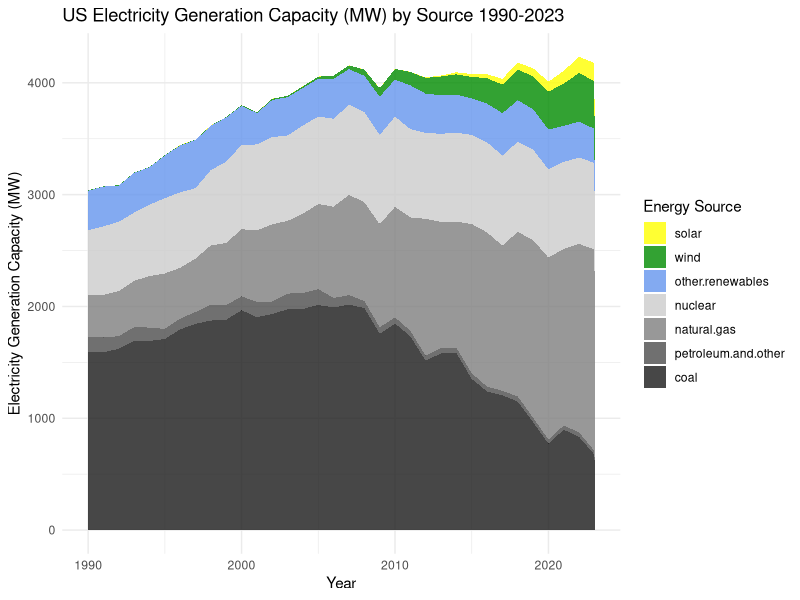
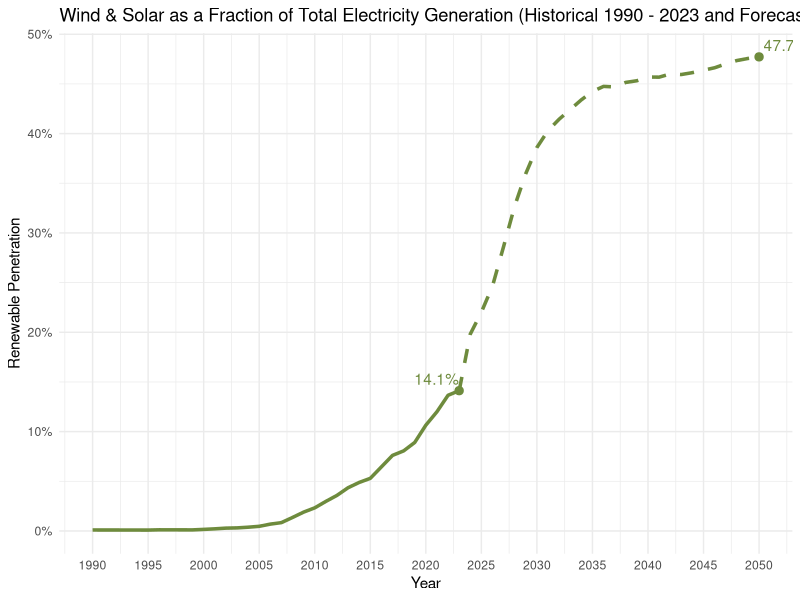
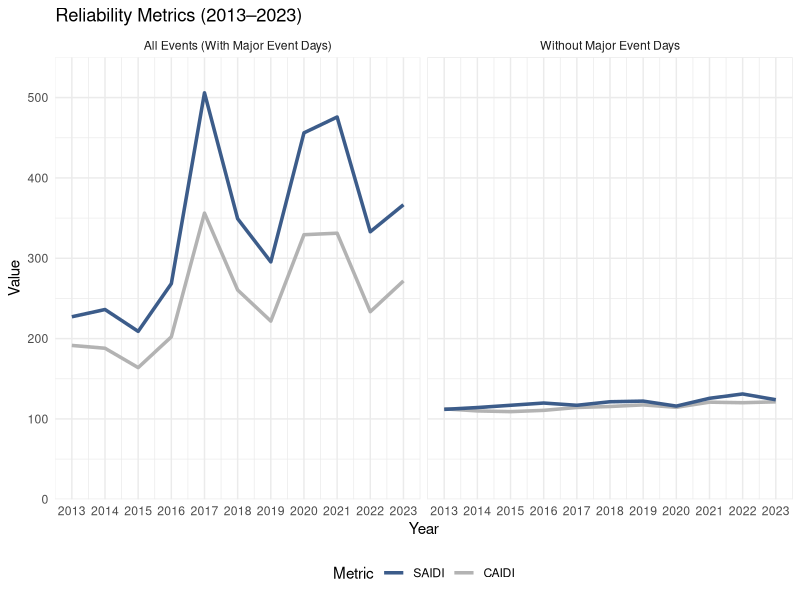
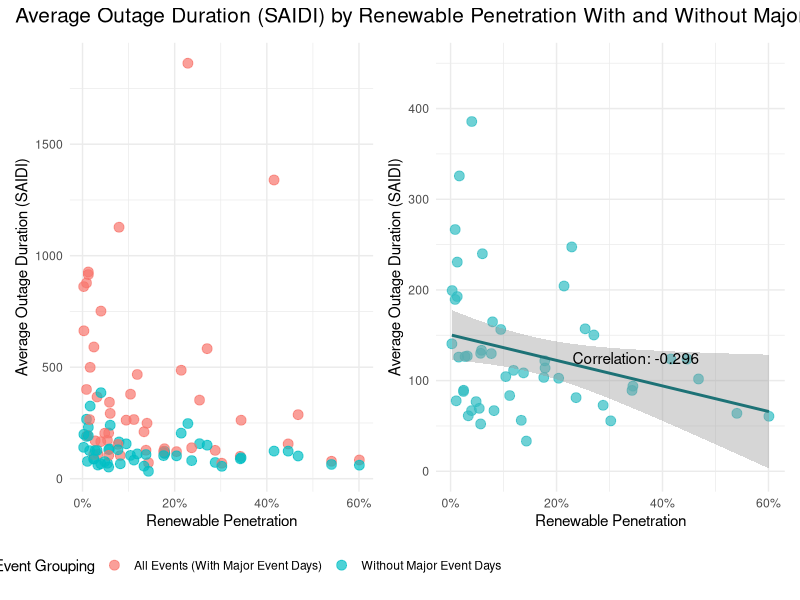
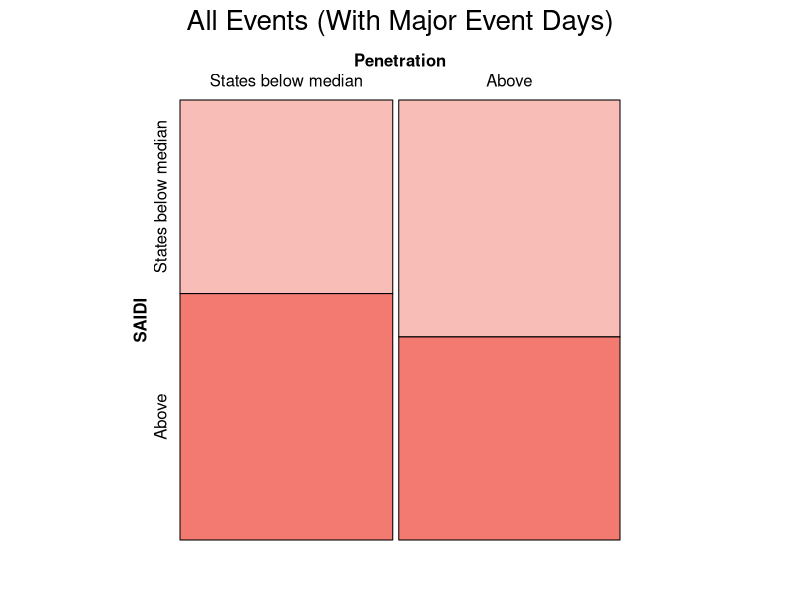
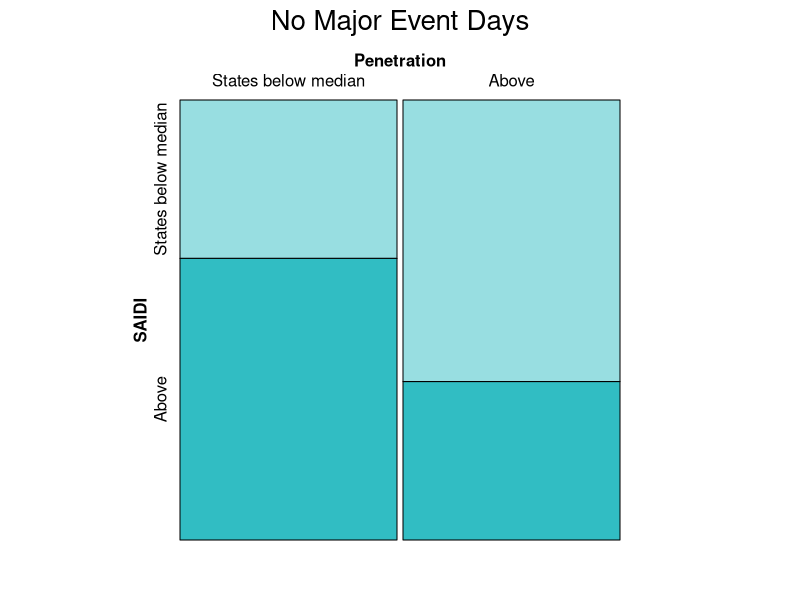
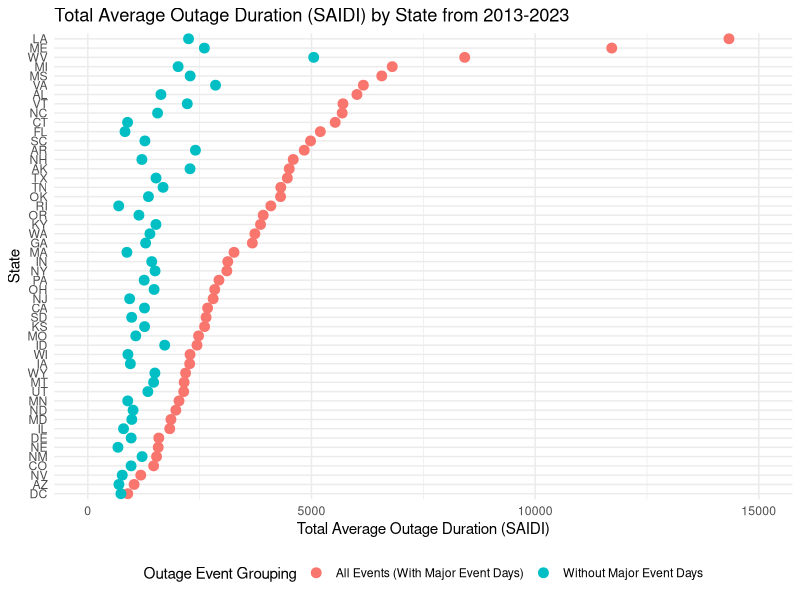
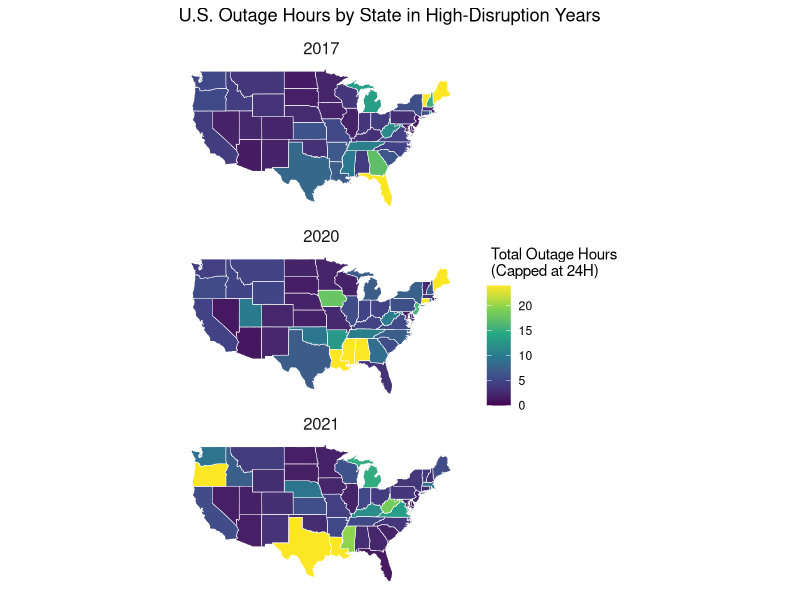

The R source for these figures, in order:
## ---- chunk 1
suppressPackageStartupMessages(library(ggplot2))
suppressPackageStartupMessages(library(dplyr))
suppressPackageStartupMessages(library(tidyr))
suppressPackageStartupMessages(library(scales))
suppressPackageStartupMessages(library(sf))
suppressPackageStartupMessages(library(maps))
suppressPackageStartupMessages(library(viridis))
suppressPackageStartupMessages(library(readr))
suppressPackageStartupMessages(library(vcd))
suppressPackageStartupMessages(library(patchwork))
suppressPackageStartupMessages(library(gridExtra))
## ---- chunk 2
us_gen_data <- read.csv("US_generation.csv")

colnames(us_gen_data)[1] <- "Year"

us_gen_data <- us_gen_data |>
  filter(Year >= 1990)

data1_long <- us_gen_data |>
  select(Year, wind, solar, `coal`, `natural.gas`, `nuclear`, `other.renewables`, `petroleum.and.other`) |>
  pivot_longer(cols = -Year, names_to = "Energy_Source", values_to = "Generation")

# Set factor levels (wind and solar at the top)
data1_long$Energy_Source <- factor(data1_long$Energy_Source, 
                                  levels = c("solar","wind","other.renewables", "nuclear", "natural.gas",
                                             "petroleum.and.other", "coal"))
# Area Chart
ggplot(data1_long, aes(x = Year, y = Generation, fill = Energy_Source)) +
  geom_area(alpha = 0.8, position = "stack") +
  scale_fill_manual(values = c("coal" = "gray10", 
                               "natural.gas" = "gray50", 
                               "nuclear" = "gray80", 
                               "other.renewables" = "cornflowerblue", 
                               "petroleum.and.other" = "gray30",
                               "wind" = "green4",
                               "solar" = "yellow")) +
  labs(title = "US Electricity Generation Capacity (MW) by Source 1990-2023",
       x = "Year",
       y = "Electricity Generation Capacity (MW)",
       fill = "Energy Source") +
  theme_minimal()
## ---- chunk 3

# Add a new column to calculate the fraction of wind + solar generation
data2 <- us_gen_data |>
  mutate(
    Total_Generation = wind + solar + coal + natural.gas + nuclear + other.renewables + petroleum.and.other,
    Wind_Solar_Fraction = (wind + solar) / Total_Generation
  )

# Find the last data point
last_point <- data2 |> filter(Year == max(Year))

# Load and prepare the forecast data in R
forecast <- read.csv("Renewable_Energy_Forecast.csv") |>
  select(Year, Solar_Wind_Fraction) |>
  rename(Solar_Wind_Fraction = Solar_Wind_Fraction)

# Combine the historical and forecast data for plotting
combined_data <- bind_rows(
  data2 |> select(Year, Wind_Solar_Fraction) |> rename(Fraction = Wind_Solar_Fraction),
  forecast |> rename(Fraction = Solar_Wind_Fraction)
)

# Find the last data point
last_point2 <- forecast |> filter(Year == max(Year))

# Plot with the forecast
ggplot(data2, aes(x = Year, y = Wind_Solar_Fraction)) +
  geom_line(color = "darkolivegreen4", linewidth = 1.2) +
  geom_line(data = forecast, aes(x = Year, y = Solar_Wind_Fraction),
            color = "darkolivegreen4", linetype = "dashed", linewidth = 1.2) +
  geom_point(data = last_point, aes(x = Year, y = Wind_Solar_Fraction), 
             size = 2.5, color = "darkolivegreen4") +
  geom_text(data = last_point, aes(label = scales::percent(Wind_Solar_Fraction, accuracy = 0.1)),
            vjust = -0.5, hjust = 1, color = "darkolivegreen4") +
  geom_text(data = forecast |> filter(Year == 2050),
            aes(x = Year, y = Solar_Wind_Fraction,
                label = scales::percent(Solar_Wind_Fraction, accuracy = 0.1)),
            vjust = -0.5, hjust = -0.1, color = "darkolivegreen4") + 
 geom_point(data = last_point2, aes(x = Year, y = Solar_Wind_Fraction), 
             size = 2.5, color = "darkolivegreen4") +
  labs(title = "Wind & Solar as a Fraction of Total Electricity Generation (Historical 1990 - 2023 and Forecast 2024-2050)",
       x = "Year",
       y = "Renewable Penetration") +
  theme_minimal() +
  scale_y_continuous(labels = scales::percent_format())+
  scale_x_continuous(breaks = seq(1990, 2050, by = 5)) 
## ---- chunk 4

t1_reliability <- read.csv("T1_Reliability.csv")

t1_reliability <- t1_reliability |>
   filter(`Event_Category` %in% c("IEEE_All_Events", "IEEE_No_Major_Events"))

t1_reliability$Year <- as.integer(t1_reliability$Year)

# Reshape the data to a long format for plotting
data3_long <- t1_reliability  |>
  pivot_longer(cols = c(SAIDI, CAIDI), names_to = "Metric", values_to = "Value")

# Plot the line graph faceted by Event Category
ggplot(data3_long, aes(x = Year, y = Value, color = Metric)) +
  geom_line(linewidth = 1.2) +
  scale_x_continuous(breaks = seq(2013, 2023, 1)) +
  scale_y_continuous(limits = c(0, 550), expand = c(0, 0)) + 
  scale_color_manual(values = c("SAIDI" = '#3c5c8a',"CAIDI" = 'gray70'),
                     breaks = c("SAIDI","CAIDI")) +
  labs(title = "Reliability Metrics (2013–2023)",
       x = "Year",
       y = "Value",
       color = "Metric") +
  facet_wrap(~ `Event_Category`,
             labeller = labeller(`Event_Category` = c("IEEE_All_Events" = "All Events (With Major Event Days)",
                                                      "IEEE_No_Major_Events" = "Without Major Event Days"))) +
  theme_minimal() +
  theme(legend.position = 'bottom')
## ---- chunk 5
# Load reliability metrics (SAIDI) from 2013-2023 by state
t4_rbs <- read_csv("T4_ReliabilityByState.csv")

# Pivot longer by state and filter to IEEE All Events
data_rbs <- t4_rbs |>
  pivot_longer(cols = c('CT':'HI'),names_to = 'state', values_to = 'SAIDI') |>
  filter(Method == 'IEEE',
         Event_Grouping == 'All Events (With Major Event Days)')

# Create 2023-only version with major event days
rbs_2023 <- data_rbs |>
  filter(Census_Division == '2023') |>
  select(state, SAIDI)

# Create 2023-only version without major event days
rbs_2023_no_major <- t4_rbs |>
  pivot_longer(cols = c('CT':'HI'),names_to = 'state', values_to = 'SAIDI') |>
  filter(Method == 'IEEE',
         Event_Grouping == 'Without Major Event Days',
         Census_Division == '2023') |>
  select(state, SAIDI)

# Load renewable penetration from 2023 by state
state_generation_2023 <- read_csv('state_generation_2023.csv')

# Calculate generation by energy type by state
state_generation_2023 <- state_generation_2023 |>
  group_by(state, source) |>
  summarise(generation = sum(generation))

# Derive renewable penetration from generation
state_pen_2023 <- state_generation_2023 |>
  pivot_wider(names_from = source, values_from = generation, values_fill = 0) |>
  mutate(total_gen = coal + natural.gas + other.renewables + petroleum.and.other + solar + wind + nuclear,
         wind_solar = wind + solar,
         w_s_pen = wind_solar/total_gen)

# Create combo dataset that disregards event grouping type
rbs_2023_combo <- t4_rbs |>
  pivot_longer(cols = c('CT':'HI'),names_to = 'state', values_to = 'SAIDI') |>
  filter(Method == 'IEEE',
         Event_Grouping %in% c('Without Major Event Days','All Events (With Major Event Days)'),
         Census_Division == '2023') |>
  select(state, SAIDI, Event_Grouping)

# Join reliability (SAIDI) with renewable penetration by state with major event days
scatter_state_2023 <- state_pen_2023 |>
  left_join(rbs_2023, by = 'state') |>
  select(state, w_s_pen, SAIDI)

# Join reliability (SAIDI) with renewable penetration by state without major event days
scatter_state_2023_no_major <- state_pen_2023 |>
  left_join(rbs_2023_no_major, by = 'state') |>
  select(state, w_s_pen, SAIDI)

# Join reliability (SAIDI) with renewable penetration by state for combo version 
scatter_state_2023_combo <- state_pen_2023 |>
  left_join(rbs_2023_combo, by = 'state') |>
  select(state, w_s_pen, SAIDI, Event_Grouping)

# Store scatter plot colored by event grouping type
plot2 <- ggplot(data = scatter_state_2023_combo, mapping = aes(x = w_s_pen, y = SAIDI, color = Event_Grouping)) +
  geom_point(alpha = .7, size = 3) +
  # coord_cartesian(ylim = c(0,1850)) + 
  scale_x_continuous(labels = scales::percent_format()) +
  labs(x = "Renewable Penetration",
       y = "Average Outage Duration (SAIDI)",
       color = "Outage Event Grouping") +
  theme_minimal() +
  theme(legend.position = 'bottom')

# Get rid of Hawaii (NA) to calculate correlation coefficient
no_hawaii <-scatter_state_2023_no_major |>
  filter(state != 'HI')

# Calc corr coeff
cc <- cor(no_hawaii$w_s_pen, no_hawaii$SAIDI)

# Store second scatter plot, a version zoomed in on without major event days that includes a regression
plot3 <- ggplot(data = filter(scatter_state_2023_combo, Event_Grouping == 'Without Major Event Days'), mapping = aes(x = w_s_pen, y = SAIDI)) +
  geom_point(alpha = .7, size = 3, color = '#31bdc3') +
  geom_smooth(data = filter(scatter_state_2023_combo, Event_Grouping == 'Without Major Event Days'),
              method = 'lm',
              color = '#1d7276') +
  annotate("text", x = .35, y = 125, label = paste("Correlation:", round(cc, 3))) +
  coord_cartesian(ylim = c(0, 450)) +
  scale_x_continuous(labels = scales::percent_format()) +
  labs(x = "Renewable Penetration",
       y = "Average Outage Duration (SAIDI)") +
  theme_minimal()

# Patch plots together
plot2 + plot3 +
  plot_layout(widths = c(2, 2.3)) +
  plot_annotation(title = 'Average Outage Duration (SAIDI) by Renewable Penetration With and Without Major Events in 2023',
                  theme = theme(plot.title = element_text(size = 15)))
## ---- chunk 6
# Store median of renewable penetration and of SAIDI with major events
all_events_pen_med <- median(scatter_state_2023$w_s_pen)
all_events_SAIDI_med <- median(scatter_state_2023$SAIDI)

# Prep data with major events for mosaic plot
all_events_mos <- scatter_state_2023 |>
  mutate(Penetration = factor(if_else(w_s_pen >= all_events_pen_med, 'Above', 'States below median'),
                              levels = c('States below median','Above')),
         SAIDI = factor(if_else(SAIDI >= all_events_SAIDI_med, 'Above', 'States below median'),
                        levels = c('States below median','Above'))) |>
  select(-w_s_pen)

# Store median of renewable penetration and of SAIDI without major events
no_major_pen_med <- median(no_hawaii$w_s_pen)
no_major_SAIDI_med <- median(no_hawaii$SAIDI)

# Prep data without major events for mosaic plot
no_major_mos <- no_hawaii |>
  mutate(Penetration = factor(if_else(w_s_pen >= no_major_pen_med, 'Above', 'States below median'),
                              levels = c('States below median','Above')),
         SAIDI = factor(if_else(SAIDI >= no_major_SAIDI_med, 'Above', 'States below median'),
                        levels = c('States below median','Above'))) |>
  select(-w_s_pen)

# Create mosaic plots for both event grouping types
mosaic(SAIDI ~ Penetration, all_events_mos, direction = c("v", "h"),
       main = "All Events (With Major Event Days)",
       highlighting_fill = c('#f37a717F','#f37a71'))
mosaic(SAIDI ~ Penetration, no_major_mos, direction = c("v", "h"),
       main = 'No Major Event Days',
       highlighting_fill = c('#31bdc37F','#31bdc3'))
## ---- chunk 7
# Sum SAIDI across the decade of data with all major events
decade_SAIDI_all <- data_rbs |>
  filter(state != 'HI') |>
  group_by(state) |>
  summarise(SAIDI_all = sum(SAIDI))

# Sum SAIDI across the decade of data without major events
decade_SAIDI_nm <- t4_rbs |>
  pivot_longer(cols = c('CT':'HI'),names_to = 'state', values_to = 'SAIDI') |>
  filter(Method == 'IEEE',
         Event_Grouping == 'Without Major Event Days',
         state != 'HI') |>
  group_by(state) |>
  summarise(SAIDI_nm = sum(SAIDI))

# Join datasets
bar <- decade_SAIDI_all |>
  left_join(decade_SAIDI_nm, by = 'state')

# Order states by SAIDI with all major events
bar$state <- reorder(bar$state, bar$SAIDI_all)

# Create Cleveland dotplot colored by event grouping type
ggplot(bar, mapping = aes(y = state, x = SAIDI_all, color = 'All Events (With Major Event Days)')) +
  geom_point(size = 3) +
  geom_point(size = 3, mapping = aes(x = SAIDI_nm, color = 'Without Major Event Days')) +
  scale_x_continuous(limits = c(0, 15000)) +
  labs(x = 'Total Average Outage Duration (SAIDI)',
       y = 'State',
       title = 'Total Average Outage Duration (SAIDI) by State from 2013-2023',
       color = 'Outage Event Grouping') +
  theme_minimal() +
  theme(legend.position = 'bottom')
## ---- chunk 8

data5 <- read.csv("T4_ReliabilityByState.csv")
# State abbreviations and full names
state_abbrev <- tibble(
  state_full = tolower(state.name),
  state_abbrev = state.abb
)

filtered_data5 <- data5 |>
  filter(Method == "IEEE", 
         Event_Grouping == "All Events (With Major Event Days)",
         Census_Division %in% c(2017, 2020, 2021),
         !is.na(Census_Division)) |>
  select(-Method, -Event_Grouping, -HI, -AK)

# Reshape the data into a long format
long_data5 <- filtered_data5 |>
  pivot_longer(cols = -Census_Division, names_to = "state_abbrev", values_to = "value")

# Convert values from minutes to hours and cap at 24 hours
long_data5 <- long_data5 |>
  mutate(value = pmin(value / 60, 24)) 

# Load state geometries
us_states <- st_as_sf(maps::map("state", plot = FALSE, fill = TRUE))
us_states <- us_states |>
  mutate(state_full = ID) |>
  left_join(state_abbrev, by = c("state_full" = "state_full")) 

# Merge data with geometries
mapped_data <- us_states |>
  left_join(long_data5, by = c("state_abbrev" = "state_abbrev")) |>
  filter(state_abbrev != "DC")

# Plot the map with facets for Census Division
ggplot(data = mapped_data) +
  geom_sf(aes(fill = value), color = "white", lwd = 0.2) +
  scale_fill_viridis_c(option = "viridis", na.value = "gray80", limits = c(0, 24)) +
  labs(title = "U.S. Outage Hours by State in High-Disruption Years",
       fill = " Total Outage Hours\n (Capped at 24H)") +
  facet_wrap(~ Census_Division, ncol = 1) + # Facet by Census Division
  theme_minimal() +
  theme(
    axis.text = element_blank(),
    axis.ticks = element_blank(),
    panel.grid = element_blank(),
    strip.text = element_text(size = 12) 
  )
## ---- chunk 9
# Read the data
saidi_data <- read.csv("Texas_Daily_SAIDI.csv")

# Convert Date column to Date type
saidi_data$Date <- as.Date(saidi_data$Date, format = "%m/%d/%y")

highlight_period <- data.frame(
  xmin = as.Date("2021-02-10"),
  xmax = as.Date("2021-02-25"),
  ymin = -Inf,
  ymax = Inf,
  label = "Winter Storm Uri"
)

# Plot the data
ggplot(saidi_data, aes(x = Date, y = Daily.SAIDI)) +
  geom_rect(data = highlight_period, 
            aes(xmin = xmin, xmax = xmax, ymin = ymin, ymax = ymax, fill = label),
            alpha = 0.8, inherit.aes = FALSE) +
  scale_fill_manual(name = "", values = c("Winter Storm Uri" = "#f3ff52")) +
  geom_line(color = "#3c5c8a", linewidth = .75) +
  labs(title = "Daily Outage Duration (SAIDI) in Texas in 2021",
       x = NULL,
       y = "Daily Outage Duration (SAIDI)") +
  theme_minimal() +
  theme(legend.position = "bottom")

## ---- chunk 10
area <- read_csv('StateAreaMeasurements.csv')

area_rbs <- rbs_2023_combo |>
  left_join(area, by = 'state')

area_rbs

ggplot(area_rbs, mapping = aes(x = total, y = SAIDI, color = Event_Grouping)) +
  geom_point()
## ---- chunk 11
area_rbs <- rbs_2023_combo |>
  left_join(area, by = 'state') |>
  filter(Event_Grouping == 'Without Major Event Days')

area_rbs

ggplot(area_rbs, mapping = aes(x = total, y = SAIDI)) +
  geom_point() +
  geom_smooth(method = 'lm')
## ---- chunk 12
area_rbs <- rbs_2023_combo |>
  left_join(area, by = 'state')

area_rbs

ggplot(area_rbs, mapping = aes(x = land, y = SAIDI, color = Event_Grouping)) +
  geom_point()
